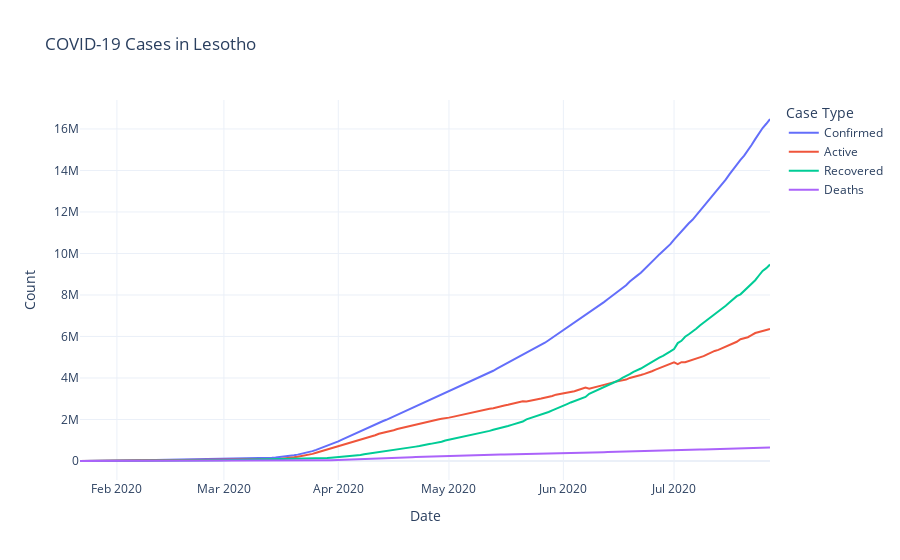

Notebook code for this chart:
### Markdown cell above
Select country for ploting using reverse indexing

### Code cell
country = df['country'].unique()[-1]

fig = px.line(df2, x='Date', y=['Confirmed', 'Active', 'Recovered', 'Deaths'],
                         title=f'COVID-19 Cases in {country}',
                         labels={'value': 'Count', 'variable': 'Case Type'})
fig.show()

### Figure 1 — Plotly figure (JSON) as saved in the notebook; plotly's stock layout.template omitted (floating-point values rounded to 4 significant figures; data arrays with more than 128 entries replaced by an {"elided": "..."} marker saying what was removed)
{"data": [{"hovertemplate": "Case Type=Confirmed<br>Date=%{x}<br>Count=%{y}<extra></extra>", "legendgroup": "Confirmed", "line": {"color": "#636efa", "dash": "solid"}, "marker": {"symbol": "circle"}, "mode": "lines", "name": "Confirmed", "orientation": "v", "showlegend": true, "type": "scatter", "x": {"elided": "188 str values"}, "xaxis": "x", "y": {"elided": "188 int values"}, "yaxis": "y"}, {"hovertemplate": "Case Type=Active<br>Date=%{x}<br>Count=%{y}<extra></extra>", "legendgroup": "Active", "line": {"color": "#EF553B", "dash": "solid"}, "marker": {"symbol": "circle"}, "mode": "lines", "name": "Active", "orientation": "v", "showlegend": true, "type": "scatter", "x": {"elided": "188 str values"}, "xaxis": "x", "y": {"elided": "188 int values"}, "yaxis": "y"}, {"hovertemplate": "Case Type=Recovered<br>Date=%{x}<br>Count=%{y}<extra></extra>", "legendgroup": "Recovered", "line": {"color": "#00cc96", "dash": "solid"}, "marker": {"symbol": "circle"}, "mode": "lines", "name": "Recovered", "orientation": "v", "showlegend": true, "type": "scatter", "x": {"elided": "188 str values"}, "xaxis": "x", "y": {"elided": "188 int values"}, "yaxis": "y"}, {"hovertemplate": "Case Type=Deaths<br>Date=%{x}<br>Count=%{y}<extra></extra>", "legendgroup": "Deaths", "line": {"color": "#ab63fa", "dash": "solid"}, "marker": {"symbol": "circle"}, "mode": "lines", "name": "Deaths", "orientation": "v", "showlegend": true, "type": "scatter", "x": {"elided": "188 str values"}, "xaxis": "x", "y": {"elided": "188 int values"}, "yaxis": "y"}], "layout": {"legend": {"title": {"text": "Case Type"}, "tracegroupgap": 0}, "title": {"text": "COVID-19 Cases in Lesotho"}, "xaxis": {"anchor": "y", "domain": [0, 1], "title": {"text": "Date"}}, "yaxis": {"anchor": "x", "domain": [0, 1], "title": {"text": "Count"}}}}
